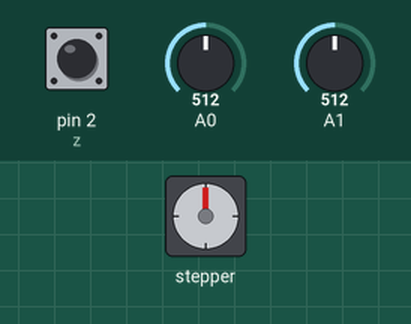
Simulated run of this sketch. Board: Arduino Uno, built with avr-gcc and run on an emulated ATmega328P. Parts: stepper motor. The inputs (shaded band) are chosen by the test bench; at power-on: A0 = 512, A1 = 512, pin 2 (z) HIGH. Stepper angles assume 2048 steps per turn.

Above: at 1.2 s.
1.3 s: A0 set to 317
2.8 s: A0 set to 288
At 3.43 s:
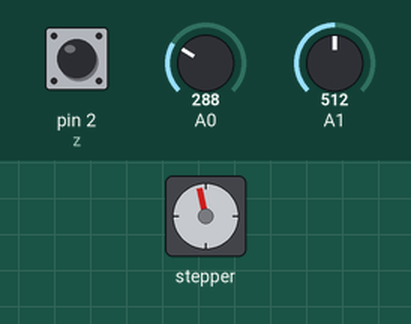
At 4.13 s:
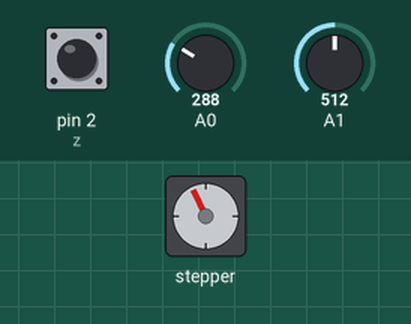
5.8 s: A1 set to 290
At 6.09 s:
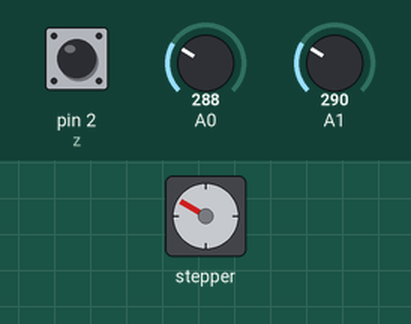
8.8 s: pin 2 (z) pulled LOW for 0.15 s
Timing chart, 0 to 18.3 s (numbered marks = the images above; inputs shaded):
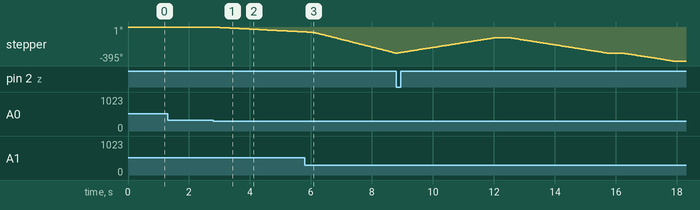

The sketch:

Joystick-MotorDePasso.ino
```cpp
#include <Stepper.h>
const int stepsPerRevolution = 64;

Stepper MotorDePasso(stepsPerRevolution, 8, 9, 10, 11);

int x, y; // Eixos x e y do joystick
int velocidade = 100;
int passos = 0;
int z = 2; // botão do joystick

void setup(){
  MotorDePasso.setSpeed(velocidade);
  pinMode(z, INPUT_PULLUP) ;
}

void loop(){
  x = analogRead(A0);
  y = analogRead(A1);

  // Controla o sentido da rotação: horário ou anti-horário
  if (x > 800){
     passos = 10;
  }
  else if (x < 300){
     passos = -10;
  }

  // Manipula a velocidade de rotação do motor
  if (y > 800){
      if (velocidade > 10){
        velocidade = velocidade - 30;
        MotorDePasso.setSpeed(velocidade);
      }
  }
  else if (y < 300){
    if (velocidade < 480){
        velocidade = velocidade + 30;
        MotorDePasso.setSpeed(velocidade);
      }
  }
   MotorDePasso.step(passos);

  if(digitalRead(z) == LOW){
    MotorDePasso.setSpeed(300);
    MotorDePasso.step(1024);
    delay(500);
    MotorDePasso.step(-1024);
    delay(500);
    MotorDePasso.step(-512);
    delay(500);
    MotorDePasso.step(1024);
    delay(500);
    MotorDePasso.setSpeed(100);
    MotorDePasso.step(512);
    delay(500);
    MotorDePasso.setSpeed(480);
    MotorDePasso.step(-2048);
    delay(500);
    MotorDePasso.step(0);
    passos = 0;
  }
}
```

Measured:
- the behaviour switches between 300 and 299 on A0 (found by bisection; images 0 and 1)
- after the input at 1.3 s, every drawn part: stays the same
- after the input at 2.8 s, stepper: keeps turning counter-clockwise at about 19°/s, starting at once
